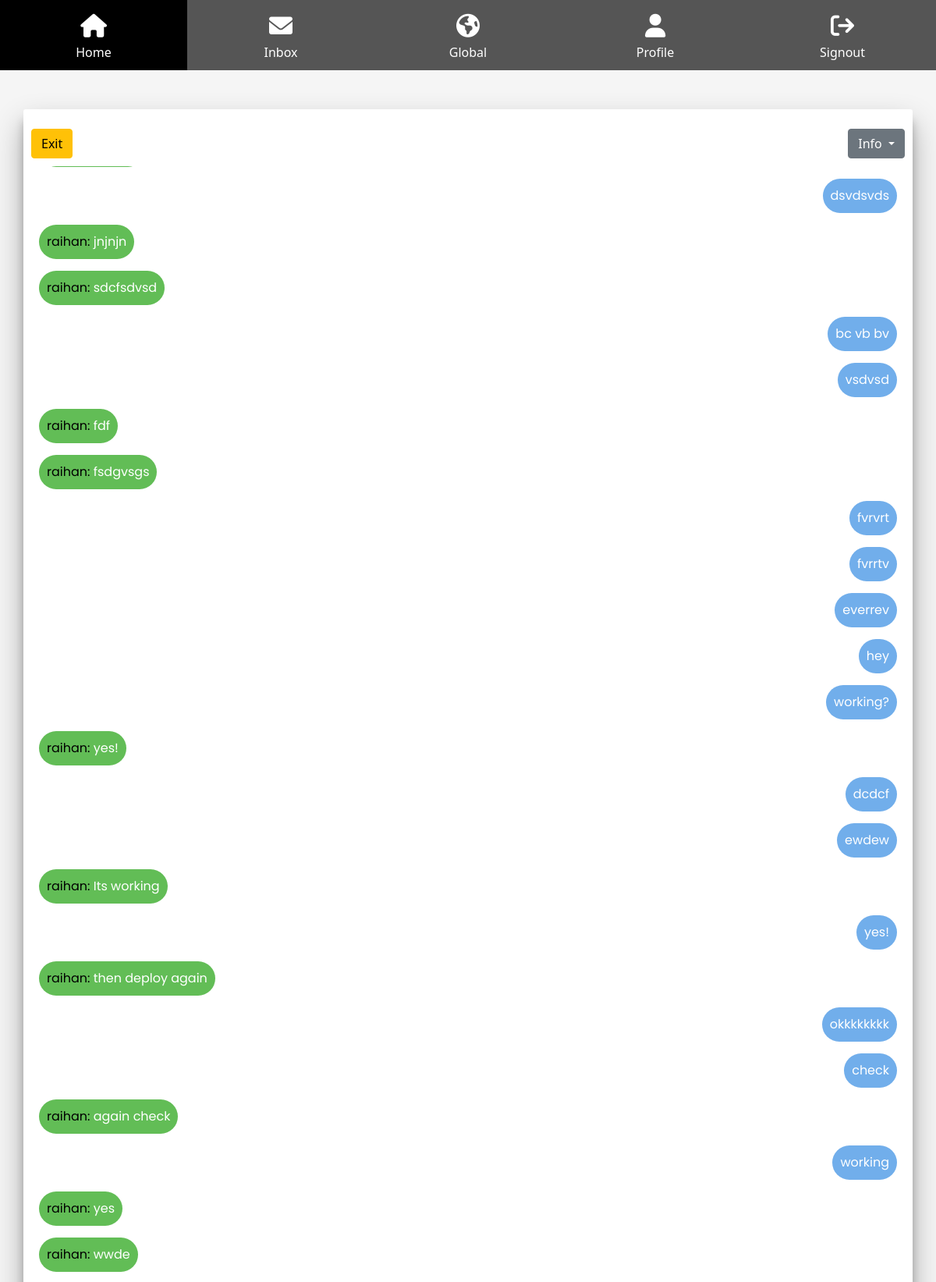
The app's page /chat/box/pylance/ (signed in, upper part) with its own data.
### chat/models.py (models this page shows)
class Chat(models.Model):
     content = models.CharField(max_length=1000)
     timestamp = models.DateTimeField(auto_now_add=True)
     user = models.ForeignKey(User, on_delete=models.CASCADE)
     room = models.ForeignKey(ChatRoom, on_delete= models.CASCADE)

### chat/views.py (the view)
# urls.py: path('box/<str:room_name>/', views.Room.as_view() , name='room'),
class Room(LoginRequiredMixin, View):
     def get(self, request, room_name):
          c_user = request.user
          user_room = True
          room = ChatRoom.objects.filter(name=room_name,users__username=c_user).first()
          chats = []
          if room:
               chats = Chat.objects.filter(room=room)
               return render(request, 'chatroom.html', context={'room_name':room_name, 'current_room':room, 'chats':chats})
          else:
               user_room = False
               messages.warning(request,f"You are not added to {room_name} box!")
               return HttpResponseRedirect(reverse('chat:home'))

### chat/templates/chatroom.html (shortened to what this page needs)
{% extends 'base.html' %}
{% load static %}
{% block body_block %}
<div class="container app-box">
  <div class="settings d-flex justify-content-between">
    <a class="btn btn-md btn-warning" href="{% url 'chat:home' %}">Exit</a>
    <div class="btn-group dropleft">
      <button type="button" class="btn btn-secondary dropdown-toggle btn-md" data-toggle="dropdown" aria-haspopup="true"
        aria-expanded="false">
        Info
      </button>
    </div>
  </div>
  <div id="chat-log" style="overflow-y: scroll; height:50vh;margin: 10px;">
    {% for chat in chats.all %}
    {% if chat.user.id == request.user.id %}
    <p class="message sender">{{chat.content}}</p>
    {% else %}
    <p class="message receiver"><span style="color: black;">{{chat.user}}:</span>  {{chat.content}}</p>
    {% endif %}
    {% endfor %}
  </div>
  <input class="textInput" id="chat-message-input" type="text" size="100"><br>
</div>
{% endblock %}

### static/css/style.css (style rules this page uses)
body { background-color: #f5f5f5; }
.app-box { width: 100vw; margin: 50px auto; padding: 25px 10px; background-color: #ffffff; border-radius: 3px; text-align: center; box-shadow: 0 19px 38px rgba(0,0,0,0.30), 0 15px 12px rgba(0, 0, 0, 0.22); }
.sender { background-color: #71aeeb; margin-left: auto; }
.receiver { background-color: #62bd56; }

### records on screen
Chat: content "dsvdsvds"
Chat: user "raihan", content "jnjnjn"
Chat: user "raihan", content "sdcfsdvsd"
Chat: content "bc vb bv"
Chat: content "vsdvsd"
Chat: user "raihan", content "fdf"
Chat: user "raihan", content "fsdgvsgs"
Chat: content "fvrvrt"
Chat: content "fvrrtv"
Chat: content "everrev"
Chat: content "hey"
Chat: content "working?"
Chat: user "raihan", content "yes!"
Chat: content "dcdcf"
Chat: content "ewdew"
Chat: user "raihan", content "Its working"
Chat: content "yes!"
Chat: user "raihan", content "then deploy again"
Chat: content "okkkkkkkk"
Chat: content "check"
Chat: user "raihan", content "again check"
Chat: content "working"
Chat: user "raihan", content "yes"
Chat: user "raihan", content "wwde"
